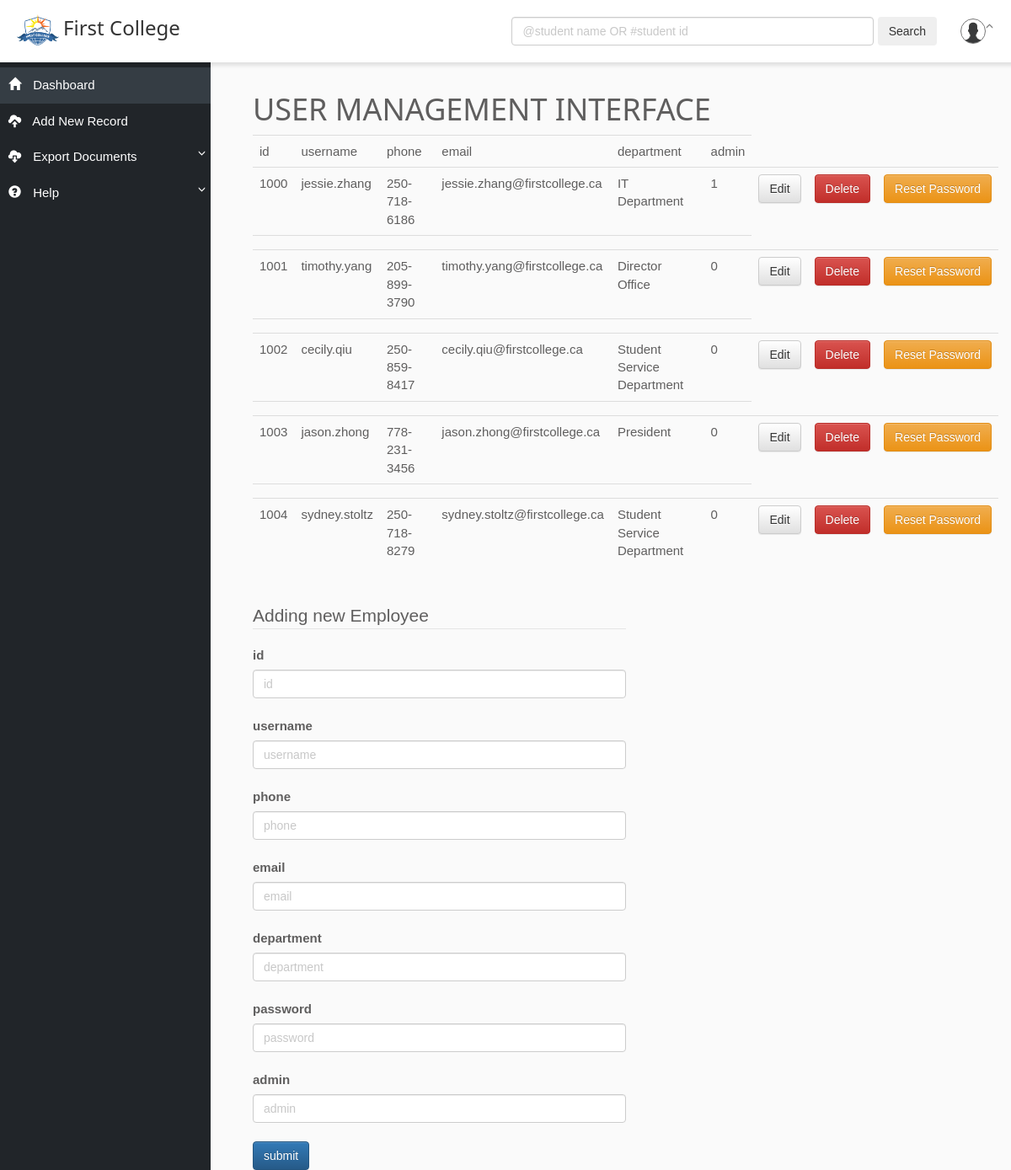
Page /?action=v_user_manage (signed in) on the committed database.
### tables this page shows
CREATE TABLE employees
(
    id         INT PRIMARY KEY,
    username   VARCHAR(50),
    phone      VARCHAR(15),
    email      VARCHAR(50),
    department VARCHAR(50),
    password   VARCHAR(100),
    admin      INT
);

### index.php (called while the page is built, shortened)
<?php
include "libs.php";
if (isset($_POST['action'])) {
    $action = $_POST['action'];
} else if (isset($_GET['action'])) {
    $action = $_GET['action'];
} else {
    $action = 'v_login';
}
$conf = require "src/config.php";
$dbConnect = "mysql:host=". $conf['DATABASE']['db_host'] . ";dbname=" . $conf['DATABASE']['db_name'] . ";charset=" .
    $conf['DATABASE']['db_charset'];
$dbUsername = $conf['DATABASE']['db_username'];
$dbPassword = $conf['DATABASE']['db_password'];
$pdo = new PDO($dbConnect, $dbUsername, $dbPassword, $conf['DATABASE']['db_options']);
$database = new Database($pdo);
$model = new Model($database);
$controller = new Controller();
require $controller->index($action, $model);

### Models/Model.php (called while the page is built, shortened)
<?php
class Model
{
    private $db;
    public function __construct(Database $db)
    {
        $this->db = $db;
    }
    function get_type($table)
    {
        $listTypes = $this->get_type_of_cols($table);
        $type = array();
        foreach ($listTypes as $lt) {
            $type += [$lt['Field'] => $lt['Type']];
        }
        return $type;
    }
    private function get_type_of_cols($table)
    {
        return $this->db->get_type($table);
    }
}

### src/Database.php (called while the page is built, shortened)
<?php
class Database
{
    private $pdo;
    public function __construct(PDO $pdo)
    {
        $this->pdo = $pdo;
    }
    public function get_type($table)
    {
        $query = "DESC $table";
        $stm = $this->pdo->prepare($query);
        $stm->execute();
        return $stm->fetchAll(PDO::FETCH_ASSOC);
    }
}

### Views/View.php (the view, shortened to what this page needs)
<?php
class View
{
    public function display_table_to_form($id = "", $class = "",
                                          $fieldSet, $action = "",
                                          $method = "", $table, $model)
    {
        $data = $model->get_type($table);
        echo "<form class='$class' id='$id' method='$method' action='?action=$action'>";
        echo "<filedset>";
        echo "<legend>$fieldSet</legend>";
        foreach ($data as $k => $v) {
            echo "<label>$k</label>";
            if (strpos($v, 'int') !== false) {
                $type = 'number';
            } else if (strpos($v, 'date') !== false) {
                $type = 'date';
            } else if ($k == 'Password') {
                $type = 'password';
            } else if ($k == 'Email') {
                $type = 'email';
            } else {
                $type = 'text';
            }
            echo "<input class='form-control' type='$type' name = '$k' placeholder='$k' required='required'><br>";
        }
        echo "<input class='btn btn-primary' type='submit' name='submit' value='submit'>";
        echo "</filedset>";
        echo "</form>";
    }
    public function show_table_with_manage_functions($id = "", $class = "",
                                                     $actionForEdit, $actionForDelete,
                                                     $actionForReset, $data)
    {
        $count = 0;
        echo "<table id='$id' class='$class'>";
        foreach ($data as $d) {
            echo "<tr>";
            foreach ($d as $key => $vals) {
                if ($count < count($d)) {
                    echo "<td>$key</td>";
                } else {
                    echo "<td></td>";
                }
                $count += 1;
            }
            echo "</tr><tr>";
            foreach ($d as $key => $vals) {
                echo "<td>$vals</td>";
            }
            echo "<td>";
            echo "<form action='?action=$actionForEdit' method='POST'>";
            echo " <input class='btn btn-default' type='submit' name='edit_user_info' value='Edit'>";
            echo "</form>";
            echo "</td>";
            echo "<td>";
            echo "<form action='?action=$actionForDelete' method='POST'>";
            echo " <input class='btn btn-danger' type='submit' name='delete_user' value='Delete'>";
            echo "</form>";
            echo "</td>";
            echo "<td>";
            echo "<form action='?action=$actionForReset' method='POST'>";
            echo " <input class='btn btn-warning' type='submit' name='reset_password' value='Reset Password'>";
            echo "</form>";
            echo "</td>";
            echo "</tr>";
        }
        echo "</table><br>";
    }
}

### Views/v_masterPage_header.php (shortened to what this page needs)
<!DOCTYPE html>
<html xmlns="http://www.w3.org/1999/xhtml">
<head>
    <link rel="stylesheet" href="css/css_reset.css"/>
    <link rel="stylesheet" href="https://maxcdn.bootstrapcdn.com/bootstrap/3.3.7/css/bootstrap.min.css">
    <link rel="stylesheet" href="https://maxcdn.bootstrapcdn.com/bootstrap/3.3.7/css/bootstrap-theme.min.css">
    <link rel="stylesheet" href="css/master_page.css"/>
    <link rel="stylesheet" href="css/w3.css"/>
</head>
<body>
<nav class="navbar navbar-default">
    <div class="container-fluid">
        <div class="navbar-header" style="width: 250px;">
            <div style="float: left; width: 84%">
                <h3>
                    <a href="?action=v_home">
                        <img src="images/logo.png" width="60" style="padding: 0 5px 0 5px;"/>First College
                    </a>
                </h3>
            </div>
        </div>
        <div class="collapse navbar-collapse" id="navbarCollapse">
            <ul class="nav navbar-nav navbar-right">
                <div style="float: left; padding: 13px;">
                    <form class="form-inline" action="?action=c_search" method="POST">
                        <input class="form-control mr-sm-2" type="search" placeholder="@student name OR #student id" name="keyword" style="width:430px !important;">
                        <button class="btn btn-outline-success my-2 my-sm-0" name="search" type="submit" value="Search">Search</button>
                    </form>
                </div>
                <li class="dropdown top-menu-item">
                    <a href="#" class="dropdown-toggle profile waves-effect waves-light" data-toggle="dropdown"
                       aria-expanded="true" style="background: #ffffff;">
                        <img id="userimg" src="images/default.png" alt="user-img" class="img-circle" width="30"
                             style="border: 1px solid"/>
                    </a>
                </li>
            </ul>
        </div>
    </div>
</nav>

### Views/v_masterPage_sidebar.php (shortened to what this page needs)
<div class="wrapper">
    <nav id="sidebar">
        <ul class="list-unstyled components">
            <li class="active">
                <a href="?action=v_home">
                    <i class="glyphicon glyphicon-home"></i>
                    Dashboard
                </a>
            </li>
            <li>
                <a href="?action=v_add_new_record">
                    <i class="glyphicon glyphicon-cloud-upload"></i>
                    Add New Record
                </a>
            </li>
            <li>
                <a href="#exportSubmenu" data-toggle="collapse" aria-expanded="false">
                    <i class="glyphicon glyphicon-cloud-download"></i>
                    Export Documents
                </a>
            </li>
            <li>
                <a href="#helpSubmenu" data-toggle="collapse" aria-expanded="false">
                    <i class="glyphicon glyphicon-question-sign"></i>
                    Help
                </a>
            </li>
        </ul>
    </nav>

### Views/v_user_manage.php (shortened to what this page needs)
<?php
include "v_masterPage_header.php";
?>
<?php
include "v_masterPage_sidebar.php";
?>
<div id="mainContent">
    <h1>USER MANAGEMENT INTERFACE</h1>
    <?php
    $unsetCols = ['password'];
    $loadTable = $model->select_displayed_data("employees",$unsetCols);
    $view->show_table_with_manage_functions("", "table", "v_edit_user", "c_delete_user", "c_reset_pass", $loadTable);
    ?>
    <?php
    $addInfo = $model->get_type("employees");
    $view->display_table_to_form("formAddUser", " form form_add_user", "Adding new Employee", "c_add_user", "POST", 'employees',$model);
    ?>
</div>

### css/master_page.css (style rules this page uses)
body { font-family: 'Poppins', sans-serif; background: #fafafa; }
a, a:hover, a:focus { color: inherit; text-decoration: none; transition: all 0.3s; }
.navbar { padding: 7px 0px; background: #fff; border: none; border-radius: 0; box-shadow: 1px 1px 4px 3px rgba(0, 0, 0, 0.1); position:fixed; top:0; right:0; margin-right:0; width:100%; z-index:1000; }
i, span { display: inline-block; }
.wrapper { display: flex; align-items: stretch; }
#sidebar { min-width: 250px; max-width: 250px; height: auto; background: #212529; color: #fff; transition: all 0.3s; }
#sidebar ul.components { position: fixed; min-width: 250px; max-width: 250px; padding: 20px 0; border-bottom: 0px solid #47748b; }
#sidebar ul li a { padding: 10px; font-size: 1.0em; display: block; }
#sidebar ul li a i { margin-right: 10px; }
#sidebar ul li.active > a, a[aria-expanded="true"] { color: #fff; background: #353d44; }
a[data-toggle="collapse"] { position: relative; }
a[aria-expanded="false"]::before, a[aria-expanded="true"]::before { content: '\e259'; display: block; position: absolute; right: 6px; font-family: 'Glyphicons Halflings'; font-size: 0.6em; }
a[aria-expanded="true"]::before { content: '\e260'; }
#mainContent { margin-top:50px; margin-left:50px; padding: 50px 15px 0px 0px; min-height: 100vh; transition: all 0.3s; width:100%; color:#5f5e5e; }
.form { width: 50%; }

### css/w3.css (style rules this page uses)
*,*:before,*:after { box-sizing:inherit }
html { -ms-text-size-adjust:100%;-webkit-text-size-adjust:100% }
body { margin:0 }
article,aside,details,figcaption,figure,footer,header,main,menu,nav,section,summary { display:block }
a { background-color:transparent;-webkit-text-decoration-skip:objects }
img { border-style:none }
button,input,select,textarea { font:inherit;margin:0 }
button,input { overflow:visible }
button,select { text-transform:none }
button,html [type=button],[type=reset],[type=submit] { -webkit-appearance:button }
legend { color:inherit;display:table;max-width:100%;padding:0;white-space:normal }
[type=search] { -webkit-appearance:textfield;outline-offset:-2px }
html,body { font-family:Verdana,sans-serif;font-size:15px;line-height:1.5 }
html { overflow-x:hidden }
h1 { font-size:36px }
h3 { font-size:24px }
h1,h2,h3,h4,h5,h6 { font-family:"Segoe UI",Arial,sans-serif;font-weight:400;margin:10px 0 }
img { vertical-align:middle }
a { color:inherit }

### rows in the picture
employees: key "id", key "username", key "phone", key "email", key "department", key "admin", id "1000", username "jessie.zhang", phone "250-718-6186", email "jessie.zhang@firstcollege.ca", department "IT Department", admin "1"
employees: id "1001", username "timothy.yang", phone "205-899-3790", email "timothy.yang@firstcollege.ca", department "Director Office", admin "0"
employees: id "1002", username "cecily.qiu", phone "250-859-8417", email "cecily.qiu@firstcollege.ca", department "Student Service Department", admin "0"
employees: id "1003", username "jason.zhong", phone "778-231-3456", email "jason.zhong@firstcollege.ca", department "President", admin "0"
employees: id "1004", username "sydney.stoltz", phone "250-718-8279", email "sydney.stoltz@firstcollege.ca", department "Student Service Department", admin "0"

### other values in the picture
$fieldSet "Adding new Employee"
$k "id"
$k "username"
$k "phone"
$k "email"
$k "department"
$k "password"
$k "admin"
